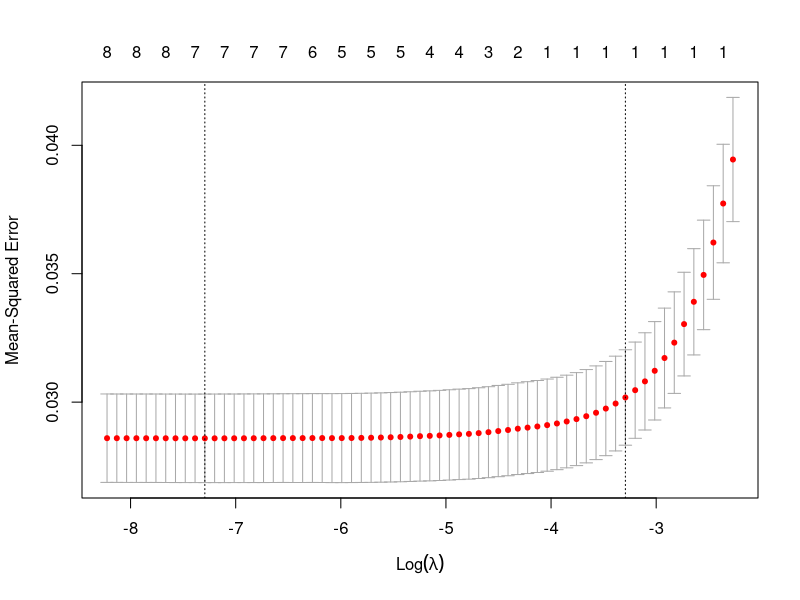
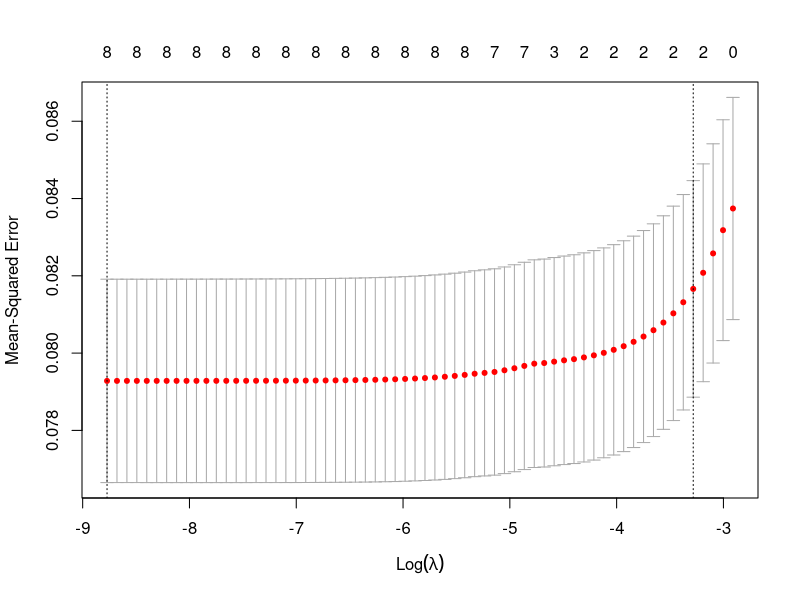
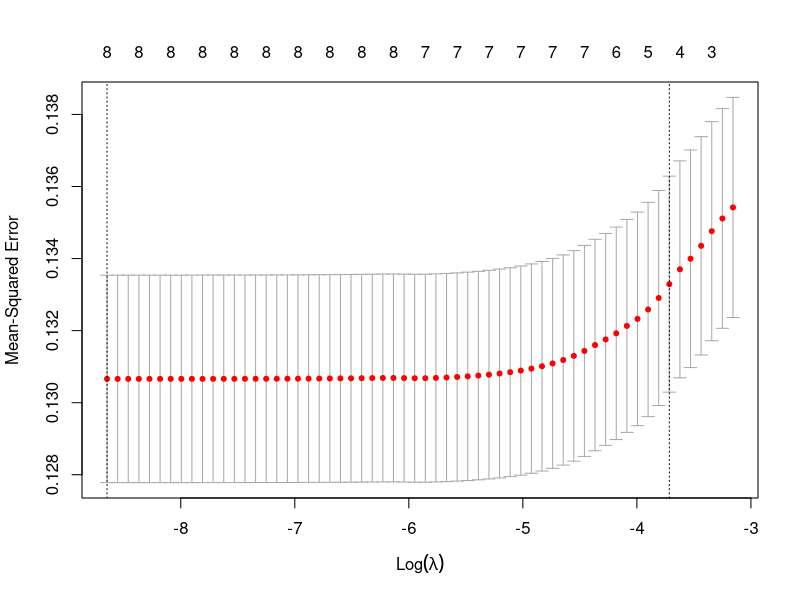
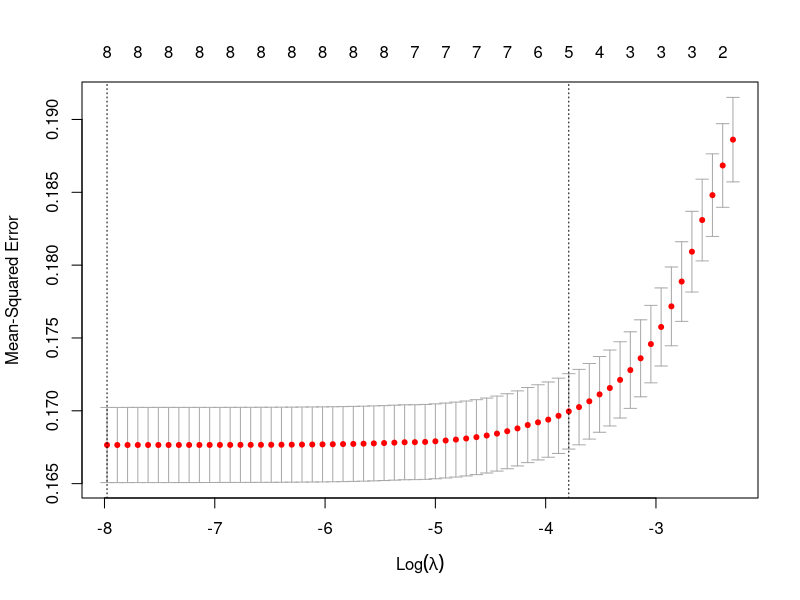

Write R code to recreate these figures, in order.
{
library(MASS)
library(leaps)
library(glmnet)
library(car)
library(dplyr)
library(tidyverse)
library(broom)
library(caret)
library(fastDummies)
} 

#!# enter in your own directory & file name
setwd("C:/Users/Matt/Desktop/bootcamp final project")
data = read.csv("reduced.csv", head = T)
#View(data) 

{
  sex = data$SEX
  age = data$AGE
  cigs = data$CIGPDAY
  edu = data$EDUC
  chol = data$TOTCHOL
  bmi = data$BMI
  glu = data$GLUCOSE
  hr = data$HEARTRTE
  bp = data$SYSBP
  meds = data$BPMEDS

  dia = data$DIABETES
  stroke = data$STROKE
  ang = data$ANGINA
  cvd = data$CVD
}

is.factor(sex)
sex = as.factor(sex)
#is.factor(edu)
#edu = as.factor(edu)
#is.factor(meds)
#meds = as.factor(meds)
#is.factor(meds)
#meds = as.factor(meds)

continuous_vars = data.frame(age,cigs,chol,bmi,glu,hr,bp)
cor(continuous_vars, method = c("pearson"))

accuracy_checker = function(MODEL,DATA,RESPONSE) {
  predictedval = predict(MODEL,newdata=DATA,type='response')
  fitted.results.cat = ifelse(predictedval > 0.5,"1","0")
  fitted.results.cat = as.numeric(fitted.results.cat)
  compare = data.frame("actual"=RESPONSE,"predicted"=fitted.results.cat)
  count=0
  for (i in 1:length(compare$actual)){
    if (compare$actual[i] == compare$predicted[i]) count=count+1
  }
  print(count/nrow(compare))
}

############
# diabetes #
############

df = dummy_cols(data.frame(sex,age,cigs,chol,bmi,glu,hr,bp,dia), remove_first_dummy = TRUE)
df = df[,-c(1)] 

Train <- createDataPartition(df$dia, p=0.7, list=FALSE)
training <- df[ Train, ]
testing <- df[ -Train, ]

ocvl = cv.glmnet(data.matrix(training[,-c(8)]),training[,8],alpha=1,nfolds = 300)
plot(ocvl)
min = log(ocvl$lambda.min)
elastic = glmnet(data.matrix(training[,-c(8)]),training[,8],lambda=c(exp(c(min))),alpha=1)
betas = elastic$beta;betas

predictors = training[,-c(8)]
data_reduced = predictors[,betas[,1] != 0]
model = glm(training[,8] ~ .,data = data_reduced, family = binomial(link = "logit"))
summary(model)

step = stepAIC(model,trace=FALSE);step
summary(step)
step_model = step$coefficients; step_model

vif(step)
#plot(step, which = 4, id.n = 3)

accuracy_checker(step,training,training$dia)
accuracy_checker(step,testing,testing$dia)

##########
# stroke #
##########

df = dummy_cols(data.frame(sex,age,cigs,chol,bmi,glu,hr,bp,stroke), remove_first_dummy = TRUE)
df = df[,-c(1)] 

Train <- createDataPartition(df$stroke, p=0.7, list=FALSE)
training <- df[ Train, ]
testing <- df[ -Train, ]

ocvl = cv.glmnet(data.matrix(training[,-c(8)]),training[,8],alpha=1,nfolds = 300)
plot(ocvl)
min = log(ocvl$lambda.min)
elastic = glmnet(data.matrix(training[,-c(8)]),training[,8],lambda=c(exp(c(min))),alpha=1)
betas = elastic$beta;betas

predictors = training[,-c(8)]
data_reduced = predictors[,betas[,1] != 0]
model = glm(training[,8] ~ .,data = data_reduced, family = binomial(link = "logit"))
summary(model)

step = stepAIC(model,trace=FALSE);step
summary(step)
step_model = step$coefficients; step_model

vif(step)
#plot(step, which = 4, id.n = 3)

accuracy_checker(step,training,training$stroke)
accuracy_checker(step,testing,testing$stroke)

##########
# angina #
##########

df = dummy_cols(data.frame(sex,age,cigs,chol,bmi,glu,hr,bp,ang), remove_first_dummy = TRUE)
df = df[,-c(1)] 

Train <- createDataPartition(df$ang, p=0.7, list=FALSE)
training <- df[ Train, ]
testing <- df[ -Train, ]

ocvl = cv.glmnet(data.matrix(training[,-c(8)]),training[,8],alpha=1,nfolds = 300)
plot(ocvl)
min = log(ocvl$lambda.min)
elastic = glmnet(data.matrix(training[,-c(8)]),training[,8],lambda=c(exp(c(min))),alpha=1)
betas = elastic$beta;betas

predictors = training[,-c(8)]
data_reduced = predictors[,betas[,1] != 0]
model = glm(training[,8] ~ .,data = data_reduced, family = binomial(link = "logit"))
summary(model)

step = stepAIC(model,trace=FALSE);step
summary(step)
step_model = step$coefficients; step_model

vif(step)
#plot(step, which = 4, id.n = 3)

accuracy_checker(step,training,training$ang)
accuracy_checker(step,testing,testing$ang)

#######
# cvd #
#######

df = dummy_cols(data.frame(sex,age,cigs,chol,bmi,glu,hr,bp,cvd), remove_first_dummy = TRUE)
df = df[,-c(1)] 

Train <- createDataPartition(df$cvd, p=0.7, list=FALSE)
training <- df[ Train, ]
testing <- df[ -Train, ]

ocvl = cv.glmnet(data.matrix(training[,-c(8)]),training[,8],alpha=1,nfolds = 200)
plot(ocvl)
min = log(ocvl$lambda.min)
elastic = glmnet(data.matrix(training[,-c(8)]),training[,8],lambda=c(exp(c(min))),alpha=1)
betas = elastic$beta;betas

predictors = training[,-c(8)]
data_reduced = predictors[,betas[,1] != 0]
model = glm(training[,8] ~ .,data = data_reduced, family = binomial(link = "logit"))
summary(model)

step = stepAIC(model,trace=FALSE);step
summary(step)
step_model = step$coefficients; step_model

vif(step)
#plot(step, which = 4, id.n = 3)

accuracy_checker(step,training,training$cvd)
accuracy_checker(step,testing,testing$cvd)
